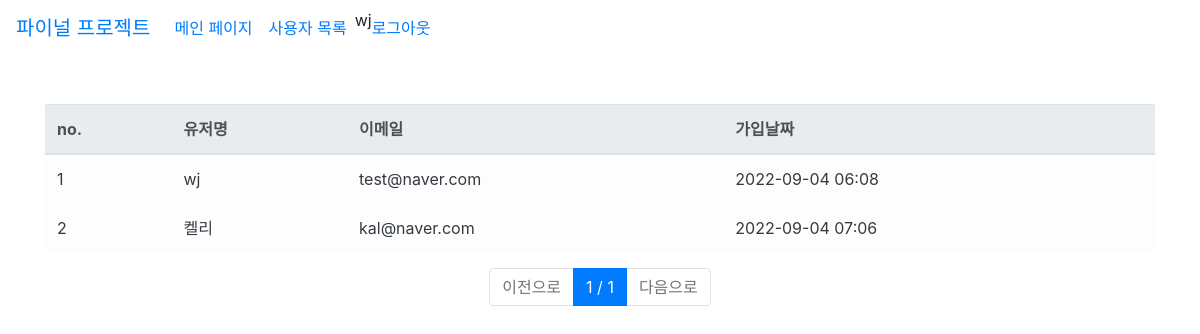
The page /users/ (signed in) on the database its author committed.
### user/models.py (models this page shows, shortened)
class User(AbstractUser):
    register_date = models.DateTimeField(auto_now_add=True, verbose_name="등록날짜")
    class Meta:
        verbose_name = "사용자"
        verbose_name_plural = "사용자"

### user/views.py (the view)
# urls.py: path("users/", user_list_view, name="user_list"),
@login_required(login_url="/login")
def user_list_view(request):
    users = User.objects.all()
    paginator = Paginator(users, 20)
    page = request.GET.get('page')
    users = paginator.get_page(page)
    return render(request, "users.html", {"users": users})

### templates/users.html (shortened to what this page needs)
{% extends "base.html" %}
{% block contents %}
  <div class="container">
<div class="row mt-5">
  <div class="col-12">
    <table class="table table-light">
      <thead class="thead-light">
        <tr>
          <th scope="col">no.</th>
          <th scope="col">유저명</th>
          <th scope="col">이메일</th>
          <th scope="col">가입날짜</th>
        </tr>
      </thead>
      <tbody class="text-dark">
        {% for user in users %}
        <tr>
          <td scope="row">{{ user.id }}</td>
          <td>{{ user.username }}</td>
          <td>{{ user.email }}</td>
          <td>{{ user.register_date|date:'Y-m-d H:i' }}</td>
        </tr>
        {% endfor %}
      </tbody>
    </table>
  </div>
</div>
<nav>
  <ul class="pagination justify-content-center">
    {% if users.has_previous %}
    <li class="page-item">
      <a class="page-link" href="?page={{ users.previous_page_number }}">이전으로</a>
    </li>
    {% else %}
    <li class="page-item disabled">
      <a class="page-link" href="#">이전으로</a>
    </li>
    {% endif %}
    <li class="page-item active">
      <a class="page-link" href="#">{{ users.number }} / {{ users.paginator.num_pages }}</a>
    </li>
    {% if users.has_next %}
    <li class="page-item">
      <a class="page-link" href="?page={{ users.next_page_number }}">다음으로</a>
    {% else %}
    <li class="page-item disabled">
      <a class="page-link disabled" href="#">다음으로</a>
    {% endif %}
    </li>
  </ul>
</nav>
  </div>
{% endblock %}

### templates/base.html (shortened to what this page needs)
<!DOCTYPE html>
<html lang="en">
<head>
    {% load static %}
    <link rel="stylesheet" type="text/css" href="{% static 'bootstrap.min.css' %}">
</head>
<body>
    <nav class="navbar navbar-expand">
        <a class="navbar-brand" href="#">파이널 프로젝트</a>
        <div class="collapse navbar-collapse" id="navbarSupportedContent">
            <ul class="navbar-nav">
                <li class="nav-item">
                    <a class="nav-link" href="{% url 'index' %}">메인 페이지</a>
                </li>
                <li class="nav-item">
                    <a class="nav-link" href="{% url 'user_list' %}">사용자 목록</a>
                </li>
            </ul>
            {% if user.is_authenticated %}
                <p>{{ request.user.username }}</p>
                <a href ="{% url 'logout' %}">로그아웃</a><br/>
            {% else %}
                <a href ="{% url 'register' %}">회원가입</a><br/>
                <a href ="{% url 'login' %}">로그인</a><br/>
            {% endif %}
        </div>
    </nav>
    {% block contents %}{% endblock %}
</body>
</html>

### rows shown on the page
User: user.username "wj", id "1", username "wj", email "test@naver.com", register_date "2022-09-04 06:08"
User: id "2", username "켈리", email "kal@naver.com", register_date "2022-09-04 07:06"

### other values the page prints
{{ users.number }} "1"
{{ users.paginator.num_pages }} "1"
